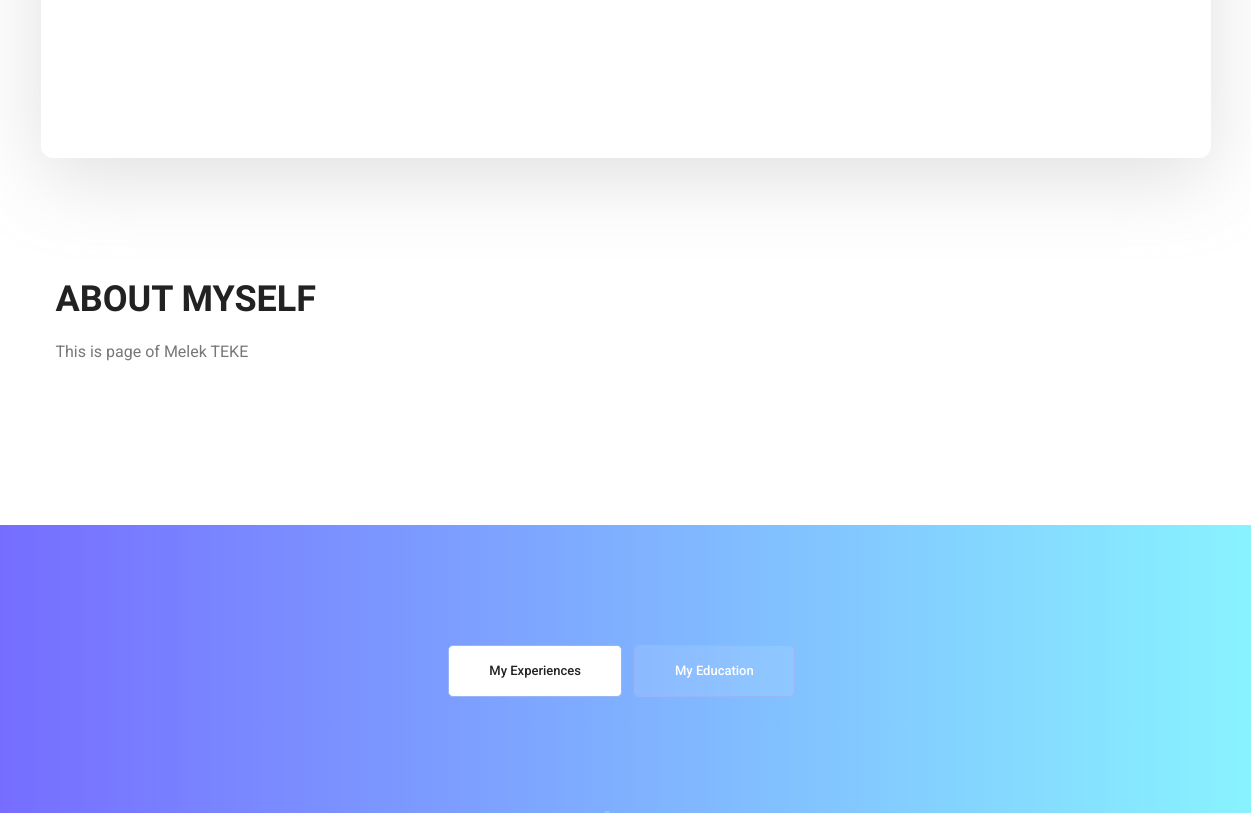
The app's page / (middle part), older data.
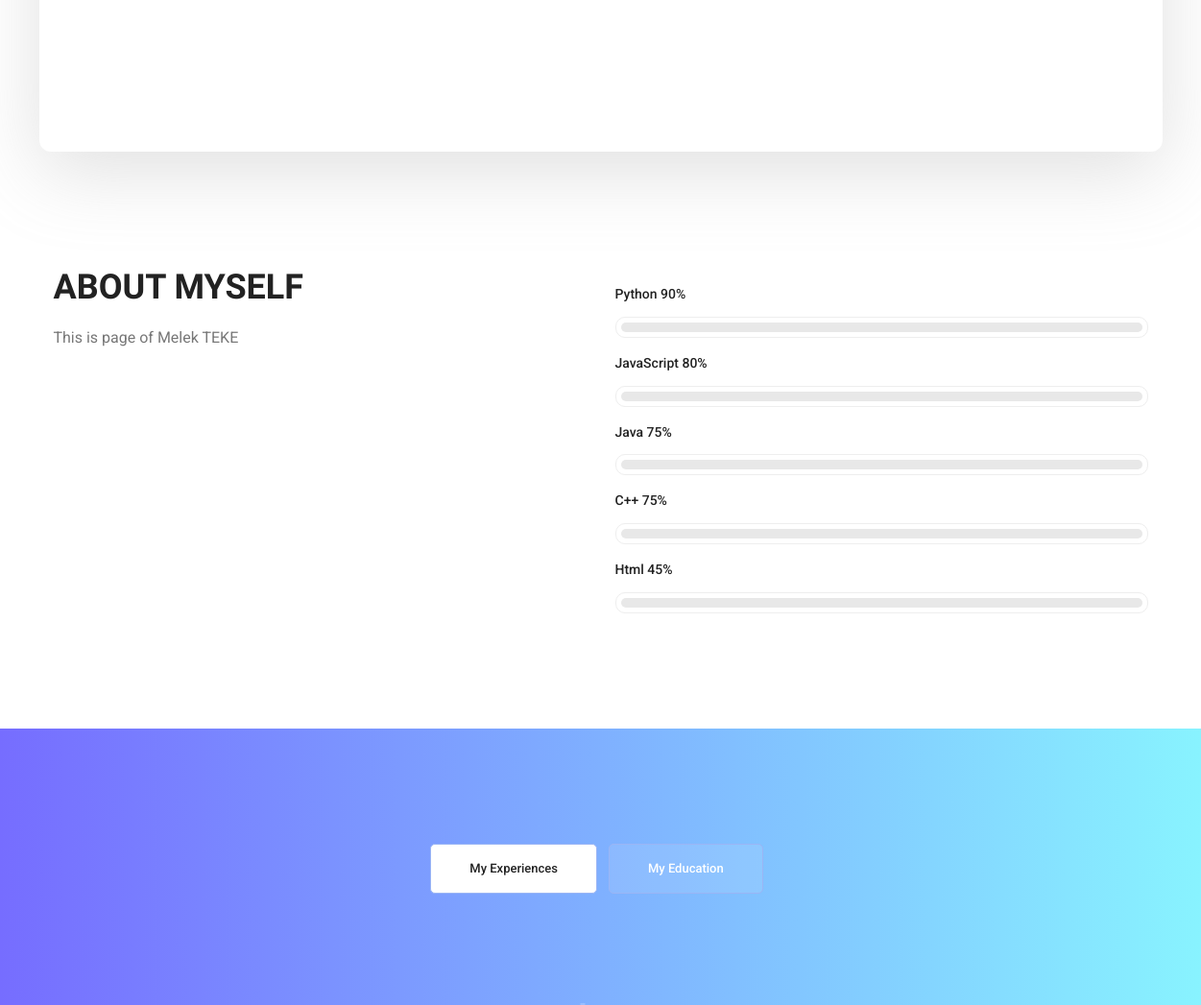
The same page, newer data.
### myCv/models.py (models this page shows, shortened)
class AbstractModel(models.Model):
    updated_date = models.DateTimeField(
        blank=True,
        auto_now=True,
        verbose_name="Updated Date"
    )
    created_date = models.DateTimeField(
        blank=True,
        auto_now_add=True,
        verbose_name="Created Date"
    )
    class Meta:
        abstract = True

class GeneralSetting(AbstractModel):
    name = models.CharField(
        default='',
        max_length=254,
        blank=True,
        verbose_name="Name",
        help_text='This is variable of the setting.',
    )
    description = models.CharField(
        default='',
        max_length=254,
        blank=True,
        verbose_name="Description",
        help_text=''
    )
    parameters = models.CharField(
        default='',
        max_length=254,
        blank=True,
        verbose_name="Parameters",
        help_text='',
    )
    class Meta:
        verbose_name = 'General Setting'
        verbose_name_plural = 'General Settings'
        ordering = ('name',)

class Skill(AbstractModel):
    order = models.IntegerField(
        default=0,
        verbose_name="Order",
    )
    name = models.CharField(
        default='',
        max_length=254,
        blank=True,
        verbose_name="Name",
        help_text='This is variable of setting.',
    )
    percentage = models.IntegerField(
        default=50,
        validators=[MinValueValidator(0), MaxValueValidator(100)],
        verbose_name="Percentage",
    )
    class Meta:
        verbose_name = 'Skill'
        verbose_name_plural = 'Skills'
        ordering = ('order',)

### myCv/views.py (the view)
# urls.py: path('', index, name='index'),
def index(request):
    site_title = GeneralSetting.objects.get(name='site_title').parameters
    site_keywords = GeneralSetting.objects.get(name='site_keywords').parameters
    site_description = GeneralSetting.objects.get(name='site_description').parameters
    home_banner_name = GeneralSetting.objects.get(name='home_banner_name').parameters
    home_banner_title = GeneralSetting.objects.get(name='home_banner_title').parameters
    home_banner_description = GeneralSetting.objects.get(name='home_banner_description').parameters
    about_myself_welcome = GeneralSetting.objects.get(name='about_myself_welcome').parameters
    about_myself_footer = GeneralSetting.objects.get(name='about_myself_footer').parameters
    header_logo = ImageSettings.objects.get(name='header_logo').file
    home_banner_image = ImageSettings.objects.get(name='home_banner_image').file
    site_favicon = ImageSettings.objects.get(name='site_favicon').file
    skills = Skill.objects.all().order_by('order')
    context = {
        'site_title': site_title,
        'site_keywords': site_keywords,
        'site_description': site_description,
        'home_banner_name': home_banner_name,
        'home_banner_title': home_banner_title,
        'home_banner_description': home_banner_description,
        'about_myself_welcome': about_myself_welcome,
        'about_myself_footer': about_myself_footer,
        'header_logo': header_logo,
        'home_banner_image': home_banner_image,
        'site_favicon': site_favicon,
        'skills': skills,
    }
    return render(request, 'index.html',context=(context))

### templates/index.html (shortened to what this page needs)
{% extends 'layout.html' %}
{% load static %}
{% block banner_area %}
    <section class="home_banner_area">
        <div class="container box_1620">
            <div class="banner_inner d-flex align-items-center">
            </div>
        </div>
    </section>
{% endblock %}
{% block content %}
    <section class="welcome_area p_120">
        <div class="container">
            <div class="row welcome_inner">
                <div class="col-lg-6">
                    <div class="welcome_text">
                        <h4>About Myself</h4>
                        <p>{{ about_myself_welcome }}</p>
                    </div>
                </div>
                <div class="col-lg-6">
                    <div class="tools_expert">
                        <div class="skill_main">
                         {% for skill in skills %}
                            <div class="skill_item">
                                 <h4>{{ skill.name }} <span class="counter">{{ skill.percentage }}</span>%</h4>
                                 <div class="progress_br">
                                      <div class="progress">
                                    </div>
                                </div>
                            </div>
                            {% endfor %}
                        </div>
                    </div>
                </div>
            </div>
        </div>
    </section>
    <section class="mytabs_area p_120">
        <div class="container">
            <div class="tabs_inner">
                <ul class="nav nav-tabs" id="myTab" role="tablist">
                    <li class="nav-item">
                        <a class="nav-link active" id="home-tab" data-toggle="tab" href="#home" role="tab"
                           aria-controls="home" aria-selected="true">My Experiences</a>
                    </li>
                    <li class="nav-item">
                        <a class="nav-link" id="profile-tab" data-toggle="tab" href="#profile" role="tab"
                           aria-controls="profile" aria-selected="false">My Education</a>
                    </li>
                </ul>
            </div>
        </div>
    </section>
{% endblock %}

### templates/layout.html (shortened to what this page needs)
<!doctype html>
<html lang="en">
{% include 'includes/head.html' %}
<body>
{% block banner_area %}
{% endblock %}
{% block content %}
{% endblock %}
</body>
</html>

### templates/includes/head.html (shortened to what this page needs)
{% load static %}
 <head>
        <link rel="stylesheet" href="{% static 'css/bootstrap.css' %}">
        <link rel="stylesheet" href="{% static 'vendors/linericon/style.css' %}">
        <link rel="stylesheet" href="{% static 'css/font-awesome.min.css' %}">
        <link rel="stylesheet" href="{% static 'vendors/owl-carousel/owl.carousel.min.css' %}">
        <link rel="stylesheet" href="{% static 'vendors/lightbox/simpleLightbox.css' %}">
        <link rel="stylesheet" href="{% static 'vendors/nice-select/css/nice-select.css' %}">
        <link rel="stylesheet" href="{% static 'vendors/animate-css/animate.css' %}">
        <link rel="stylesheet" href="{% static 'vendors/popup/magnific-popup.css' %}">
        <link rel="stylesheet" href="{% static 'vendors/flaticon/flaticon.css' %}">
<link rel="stylesheet" href="{% static 'css/style.css' %}">
<link rel="stylesheet" href="{% static 'css/responsive.css' %}">
    </head>

### templates/includes/navbar.html (shortened to what this page needs)
{% load static %}

### templates/includes/scripts.html (shortened to what this page needs)
{% load static %}

### static/css/style.css (style rules this page uses)
a { text-decoration: none; transition: all 0.3s ease-in-out; }
body { line-height: 26px; font-size: 16px; font-family: "Roboto", sans-serif; font-weight: normal; color: #777777; }
h1, h2, h3, h4, h5, h6 { font-family: "Heebo", sans-serif; font-weight: bold; }
.p_120 { padding-top: 120px; padding-bottom: 120px; }
@media (min-width: 1200px) { .container { max-width: 1170px; } }
.home_banner_area { position: relative; z-index: 1; background-image: -moz-linear-gradient(0deg, #766dff 0%, #88f3ff 100%); background-image: -webkit-linear-gradient(0deg, #766dff 0%, #88f3ff 100%); background-image: -ms-linear-gradient(0deg, #766dff 0%, #88f3ff 100%); margin-bottom: 200px; }
.home_banner_area .box_1620 { min-height: 700px; border-radius: 12px; position: relative; bottom: -200px; background: #fff; padding: 30px; box-shadow: 0px 20px 80px 0px rgba(153, 153, 153, 0.3); }
.home_banner_area .banner_inner { position: relative; width: 100%; min-height: 700px; display: flex; }
h4 { font-size: 18px; }
.welcome_text h4 { color: #222222; font-family: "Heebo", sans-serif; font-size: 36px; margin-bottom: 18px; text-transform: uppercase; }
.welcome_text p { max-width: 495px; font-family: "Roboto", sans-serif; margin-bottom: 40px; }
.tools_expert { padding: 20px 0px 0px 0px; }
.tools_expert .skill_main .skill_item { margin-bottom: 18px; }
.tools_expert .skill_main .skill_item:last-child { margin-bottom: 0px; }
.tools_expert .skill_main .skill_item h4 { text-align: none; font-size: 14px; font-family: "Roboto", sans-serif; font-weight: 500; color: #222222; margin-bottom: 15px; }
.tools_expert .skill_main .skill_item .progress_br { border: 1px solid #eeeeee; padding: 5px; border-radius: 10px; }
.tools_expert .skill_main .skill_item .progress { height: 10px; border-radius: 10px; background: #e8e8e8; }
.mytabs_area { background-image: -moz-linear-gradient(0deg, #766dff 0%, #88f3ff 100%); background-image: -webkit-linear-gradient(0deg, #766dff 0%, #88f3ff 100%); background-image: -ms-linear-gradient(0deg, #766dff 0%, #88f3ff 100%); }
.tabs_inner .nav.nav-tabs { display: block; text-align: center; border: none; margin-bottom: 120px; }
.tabs_inner .nav.nav-tabs li { display: inline-block; margin-right: 8px; }
.tabs_inner .nav.nav-tabs li a { margin: 0px; line-height: 50px; border-radius: 5px; padding: 0px 40px; font-size: 13px; font-weight: 500; color: #fff; font-family: "Roboto", sans-serif; border: 1px solid #9ab5f5; background: rgba(255, 255, 255, 0.1); }
.tabs_inner .nav.nav-tabs li a.active { background: #fff; color: #222222; }

Row changes from the older to the newer data that the page shows:
added Skill: name "Python", percentage "90"
added Skill: name "JavaScript", percentage "80"
added Skill: name "Java", percentage "75"
added Skill: name "C++", percentage "75"
added Skill: name "Html", percentage "45"
